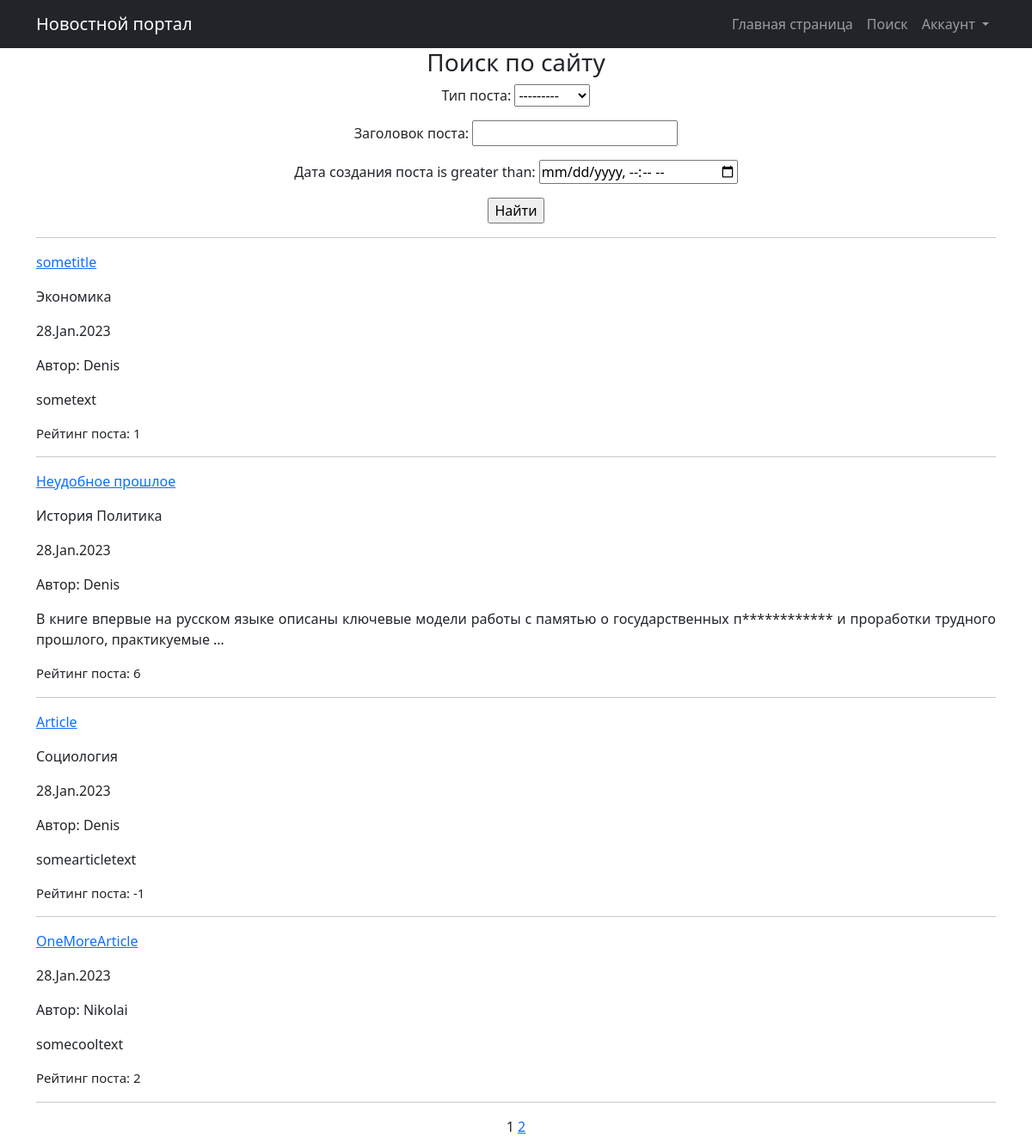
/posts/search/, run on the app's committed database.
### NewsApp/models.py (models this page shows, shortened)
class Post(models.Model):
    author = models.ForeignKey(Author, on_delete=models.CASCADE, verbose_name='Автор')
    NEWS = 'NW'
    ARTICLE = 'AR'
    CATEGORY_CHOICES = (
        (NEWS, 'Новость'),
        (ARTICLE, 'Статья')
    )
    category_type = models.CharField(max_length=2, choices=CATEGORY_CHOICES, default=ARTICLE,
                                     verbose_name='Тип поста')
    dateCreation = models.DateTimeField(auto_now_add=True, verbose_name='Дата создания поста')
    postCategory = models.ManyToManyField(Category, through='PostCategory', verbose_name='Рубрика поста')
    title = models.CharField(max_length=128, verbose_name='Заголовок поста')
    text = models.TextField(verbose_name='Текст')
    rating = models.SmallIntegerField(default=0)
    class Meta:
        verbose_name = 'Пост'
        verbose_name_plural = 'Посты'

class Category(models.Model):
    name = models.CharField(max_length=64, unique=True)
    subscribers = models.ManyToManyField(User, related_name='categories')
    class Meta:
        verbose_name = 'Категория'
        verbose_name_plural = 'Категории'

class Author (models.Model):
    authorUser = models.OneToOneField(User, on_delete=models.CASCADE)
    ratingAuthor = models.SmallIntegerField(default=0)
    def __str__(self):
        return f'{self.authorUser.username}'

### NewsApp/views.py (the view)
# urls.py: path('search/', SearchResultsView.as_view(), name='post_search'),
class SearchResultsView(ListView):
    model = Post
    template_name = 'search.html'
    context_object_name = 'search_list'
    paginate_by = 4
    def get_queryset(self):
        queryset = super().get_queryset()
        self.filterset = PostFilter(self.request.GET, queryset)
        return self.filterset.qs
    def get_context_data(self, **kwargs):
        context = super().get_context_data(**kwargs)
        context['filterset'] = self.filterset
        return context

### NewsApp/templatetags/custom_filters.py (called while the page is built)
@register.filter()
def censor(value):
    banned_words = ['преступлениях', 'России', 'стратегии']
    if not isinstance (value, str):
        raise TypeError(f"Недопустимое значение '{type(value)}' Нужно ввести строковое значение")
    words = value.replace(',', '').split()
    for word in words:
        if word in banned_words:
            value = value.replace(word, f"{word[0]}{'*' * (len(word) - 1)}")
    return value

### templates/search.html (shortened to what this page needs)
{% extends 'flatpages/default.html' %}
{% load custom_filters %}
{% block content %}
<h3> Поиск по сайту</h3>
    <form action="" method="get">
       {{ filterset.form.as_p }}
       <input type="submit" value="Найти" />
   </form>
   <hr>
    {% if search_list %}
    {% for post in search_list %}
        <p style="text-align: left;"> <a href = "{% url 'post_detail' pk=post.id %}"> {{ post.title|censor }} </a> </p>
        <p style="text-align: justify;">
        {% for cat in post.postCategory.all %}
        {{ cat.name }}
        {% endfor %}
        </p>
        <p style="text-align: justify;"> {{ post.dateCreation|date:'d.M.Y' }} </p>
        <p style="text-align: justify;"> Автор: {{ post.author }} </p>
        <p style="text-align: justify;"> {{ post.text|truncatewords:20|censor }} </p>
        <p style="text-align: justify; font-size: 15px"> Рейтинг поста: {{ post.rating }} </p>
        <hr>
           {% endfor %}
   {% else %}
       <h2>Будьте первым, кто опубликует пост :)</h2>
   {% endif %}
   {{ page_obj.number }}
   {% if page_obj.has_next %}
       <a href="?page={{ page_obj.next_page_number }}">{{ page_obj.next_page_number }}</a>
   {% endif %}
{% endblock content %}

### data on the page
Post: title|censor "sometitle", dateCreation "28.Jan.2023", author "Denis", text|censor "sometext", rating "1"
Category: name "Экономика"
Post: title|censor "Неудобное прошлое", dateCreation "28.Jan.2023", author "Denis", text|censor "В книге впервые на русском языке описаны ключевые модели работы с памятью о государственных п************ и проработки трудного прошлого, практикуемые …", rating "6"
Category: name "История"
Category: name "Политика"
Post: title|censor "Article", dateCreation "28.Jan.2023", author "Denis", text|censor "somearticletext", rating "-1"
Category: name "Социология"
Post: title|censor "OneMoreArticle", dateCreation "28.Jan.2023", author "Nikolai", text|censor "somecooltext", rating "2"

### other printed values
{{ page_obj.number }} "1"
{{ page_obj.next_page_number }} "2"
